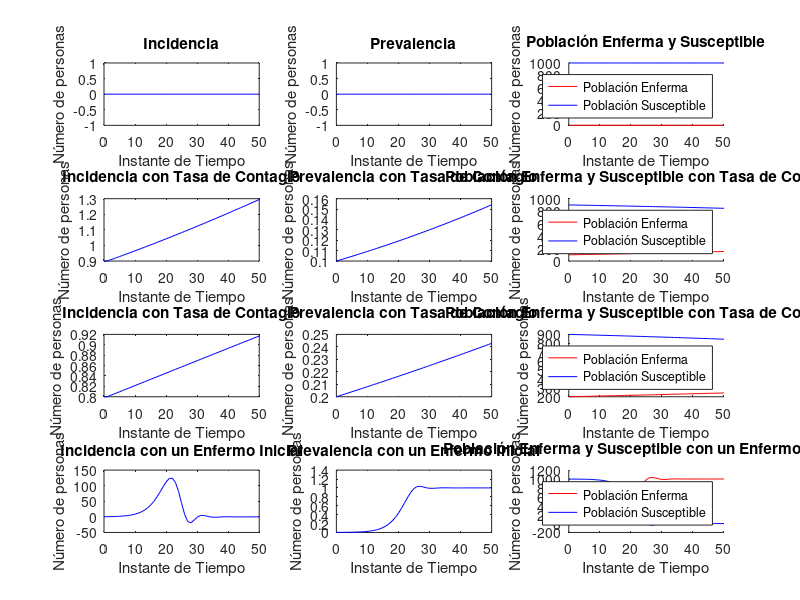

The MATLAB script that drew this image:
clear
clc
% --------------
% |   HITO 4   |
% --------------

% Primero defino los vectores y los datos que utilizaré para resolver el hito:

% Vector con los instantes de tiempo:
    % Para hacerlo más versátil y poder utilizar el modelo en otros casos,
    % defino los parámetros del incremento del tiempo y el tiempo total
    % como variables
incremento_tiempo = 1;
tiempo_total = 50;
instante_tiempo = 0:incremento_tiempo:tiempo_total;

% Vector con la población susceptible en el momento inicial igual a 1000:
problacion_susceptible(1) = 1000;

% Vector con la población enferma en el momento inicial igual a 0:
problacion_enferma(1) = 0;

%Valor de la prevalencia inicial
prevalencia(1) = problacion_enferma(1) ./ ( problacion_enferma(1) + problacion_susceptible(1) );

% Valor de la Tasa de Contagio
tasa_contagio = 0.5;

% Valor de la Tasa de Incidencia
tasa_incidencia(1) = tasa_contagio .* prevalencia(1);

% Valor de la incidencia inicial
incidencia(1) = tasa_incidencia(1) .* problacion_susceptible(1);

% El bucle for se ejecutará tantas veces como instantes de tiempo haya
for i=2:length(instante_tiempo)

    % Valor de la Tasa de Incidencia
    tasa_incidencia(i) = tasa_contagio .* prevalencia(i-1);

    % Vector con la incidencia según la poblacion susceptible
    incidencia(i) = tasa_incidencia(i) .* problacion_susceptible(i-1);

    % Vector con la población susceptible:
    problacion_susceptible(i) = problacion_susceptible(i-1) - incidencia(i-1);

    % Vector con la población enferma:
    problacion_enferma(i) = problacion_enferma(i-1) + incidencia(i-1);

    % Vector con el valor de la prevalencia:
    prevalencia(i) = problacion_enferma(i) ./ ( problacion_enferma(i) + problacion_susceptible(i) );
end

% Represento gráficamente la incidencia
subplot(4,3,1)
plot(instante_tiempo, incidencia, "b")
title('Incidencia')
ylabel('Número de personas')
xlabel('Instante de Tiempo')

% Represento gráficamente la prevalencia
subplot(4,3,2)
plot(instante_tiempo, prevalencia, "b")
title('Prevalencia')
ylabel('Número de personas')
xlabel('Instante de Tiempo')

% Represento gráficamente la población enfermas y la población susceptibles
subplot(4,3,3)
hold on
plot(instante_tiempo, problacion_enferma, "r")
plot(instante_tiempo, problacion_susceptible, "b")
title('Población Enferma y Susceptible')
ylabel('Número de personas')
xlabel('Instante de Tiempo')
hold off
legend('Población Enferma', 'Población Susceptible')

display ('Pregunta: ¿Tiene sentido la simulación?')
display ('Sí tiene sentido la simulación puesto que no hay ningún contagio inicial')





% Tasa de Contagio Menor que la Unidad

% Retomo los datos
problacion_susceptible_2(1) = 900;
problacion_enferma_2(1) = 100;
prevalencia_2(1) = problacion_enferma_2(1) ./ ( problacion_enferma_2(1) + problacion_susceptible_2(1) );
tasa_contagio_2 = 0.01;
tasa_incidencia_2(1) = tasa_contagio_2 .* prevalencia_2(1);
incidencia_2(1) = tasa_incidencia_2(1) .* problacion_susceptible_2(1);

% El bucle for se ejecutará tantas veces como instantes de tiempo haya
for i=2:length(instante_tiempo)

    % Valor de la Tasa de Incidencia
    tasa_incidencia_2(i) = tasa_contagio_2 .* prevalencia_2(i-1);

    % Vector con la incidencia según la poblacion susceptible
    incidencia_2(i) = tasa_incidencia_2(i) .* problacion_susceptible_2(i-1);

    % Vector con la población susceptible:
    problacion_susceptible_2(i) = problacion_susceptible_2(i-1) - incidencia_2(i-1);

    % Vector con la población enferma:
    problacion_enferma_2(i) = problacion_enferma_2(i-1) + incidencia_2(i-1);

    % Vector con el valor de la prevalencia:
    prevalencia_2(i) = problacion_enferma_2(i) ./ ( problacion_enferma_2(i) + problacion_susceptible_2(i) );
end

% Represento gráficamente la incidencia
subplot(4,3,4)
plot(instante_tiempo, incidencia_2, "b")
title('Incidencia con Tasa de Contagio')
ylabel('Número de personas')
xlabel('Instante de Tiempo')

% Represento gráficamente la prevalencia
subplot(4,3,5)
plot(instante_tiempo, prevalencia_2, "b")
title('Prevalencia con Tasa de Contagio')
ylabel('Número de personas')
xlabel('Instante de Tiempo')

% Represento gráficamente la población enfermas y la población susceptibles
subplot(4,3,6)
hold on
plot(instante_tiempo, problacion_enferma_2, "r")
plot(instante_tiempo, problacion_susceptible_2, "b")
title('Población Enferma y Susceptible con Tasa de Contagio')
ylabel('Número de personas')
xlabel('Instante de Tiempo')
hold off
legend('Población Enferma', 'Población Susceptible')



% Retomo los datos
problacion_susceptible_3(1) = 800;
problacion_enferma_3(1) = 200;
prevalencia_3(1) = problacion_enferma_3(1) ./ ( problacion_enferma_3(1) + problacion_susceptible_3(1) );
tasa_contagio_3 = 0.005;
tasa_incidencia_3(1) = tasa_contagio_3 .* prevalencia_3(1);
incidencia_3(1) = tasa_incidencia_3(1) .* problacion_susceptible_3(1);

% El bucle for se ejecutará tantas veces como instantes de tiempo haya
for i=2:length(instante_tiempo)

    % Valor de la Tasa de Incidencia
    tasa_incidencia_3(i) = tasa_contagio_3 .* prevalencia_3(i-1);

    % Vector con la incidencia según la poblacion susceptible
    incidencia_3(i) = tasa_incidencia_3(i) .* problacion_susceptible_3(i-1);

    % Vector con la población susceptible:
    problacion_susceptible_3(i) = problacion_susceptible_3(i-1) - incidencia_3(i-1);

    % Vector con la población enferma:
    problacion_enferma_3(i) = problacion_enferma_3(i-1) + incidencia_3(i-1);

    % Vector con el valor de la prevalencia:
    prevalencia_3(i) = problacion_enferma_3(i) ./ ( problacion_enferma_3(i) + problacion_susceptible_3(i) );
end

% Represento gráficamente la incidencia
subplot(4,3,7)
plot(instante_tiempo, incidencia_3, "b")
title('Incidencia con Tasa de Contagio')
ylabel('Número de personas')
xlabel('Instante de Tiempo')

% Represento gráficamente la prevalencia
subplot(4,3,8)
plot(instante_tiempo, prevalencia_3, "b")
title('Prevalencia con Tasa de Contagio')
ylabel('Número de personas')
xlabel('Instante de Tiempo')

% Represento gráficamente la población enfermas y la población susceptibles
subplot(4,3,9)
hold on
plot(instante_tiempo, problacion_enferma_3, "r")
plot(instante_tiempo, problacion_susceptible_2, "b")
title('Población Enferma y Susceptible con Tasa de Contagio')
ylabel('Número de personas')
xlabel('Instante de Tiempo')
hold off
legend('Población Enferma', 'Población Susceptible')





% Población Enfermas Inicialmente igual a 1
% Retomo los datos
problacion_susceptible_4(1) = 999;
problacion_enferma_4(1) = 1;
prevalencia_4(1) = problacion_enferma_4(1) ./ ( problacion_enferma_4(1) + problacion_susceptible_4(1) );
tasa_contagio_4 = 0.5;
tasa_incidencia_4(1) = tasa_contagio_4 .* prevalencia_4(1);
incidencia_4(1) = tasa_incidencia_4(1) .* problacion_susceptible_4(1);

% El bucle for se ejecutará tantas veces como instantes de tiempo haya
for i=2:length(instante_tiempo)

    % Valor de la Tasa de Incidencia
    tasa_incidencia_4(i) = tasa_contagio_4 .* prevalencia_4(i-1);

    % Vector con la incidencia según la poblacion susceptible
    incidencia_4(i) = tasa_incidencia_4(i) .* problacion_susceptible_4(i-1);

    % Vector con la población susceptible:
    problacion_susceptible_4(i) = problacion_susceptible_4(i-1) - incidencia_4(i-1);

    % Vector con la población enferma:
    problacion_enferma_4(i) = problacion_enferma_4(i-1) + incidencia_4(i-1);

    % Vector con el valor de la prevalencia:
    prevalencia_4(i) = problacion_enferma_4(i) ./ ( problacion_enferma_4(i) + problacion_susceptible_4(i) );
end

% Represento gráficamente la incidencia
subplot(4,3,10)
plot(instante_tiempo, incidencia_4, "b")
title('Incidencia con un Enfermo Inicial')
ylabel('Número de personas')
xlabel('Instante de Tiempo')

% Represento gráficamente la prevalencia
subplot(4,3,11)
plot(instante_tiempo, prevalencia_4, "b")
title('Prevalencia con un Enfermo Inicial')
ylabel('Número de personas')
xlabel('Instante de Tiempo')

% Represento gráficamente la población enfermas y la población susceptibles
subplot(4,3,12)
hold on
plot(instante_tiempo, problacion_enferma_4, "r")
plot(instante_tiempo, problacion_susceptible_4, "b")
title('Población Enferma y Susceptible con un Enfermo Inicial')
ylabel('Número de personas')
xlabel('Instante de Tiempo')
hold off
legend('Población Enferma', 'Población Susceptible')

display ('¿Qué día se alcanza la incidencia máxima?')
display ('La incidencia máxima se alcanza el día :')
incidencia_maxima = find(incidencia_4==max(incidencia_4));
display (incidencia_maxima(1))

display ('¿Qué día la prevalencia sobrepasa el 90% de la población?')
display ('La prevalencia sobrepasa el 90% de la población el día :')
dia_prevalencia_sobrepasada = find(prevalencia_4>0.9);
display(dia_prevalencia_sobrepasada(1))